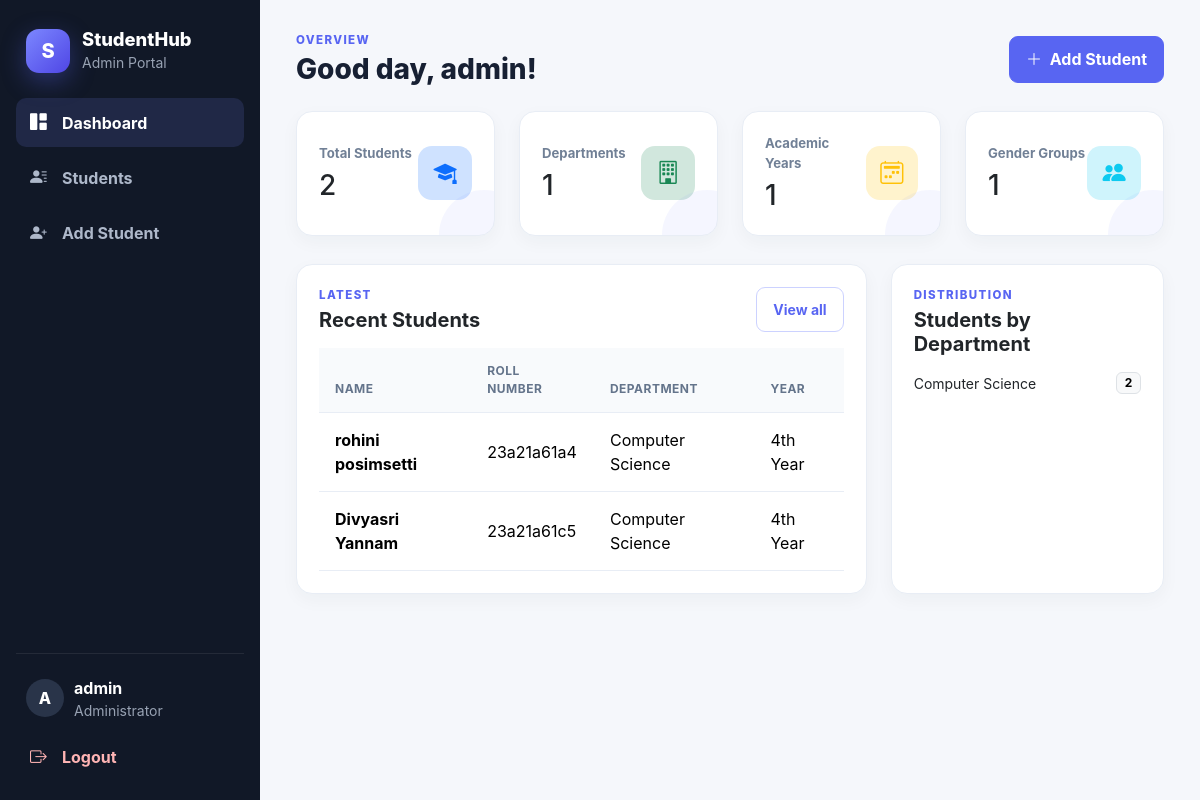
The app's page / (signed in) with its own data.
### students/models.py (models this page shows, shortened)
class Student(models.Model):
    GENDER_CHOICES = [
        ('Male', 'Male'),
        ('Female', 'Female'),
        ('Other', 'Other'),
    ]
    DEPARTMENT_CHOICES = [
        ('Computer Science', 'Computer Science'),
        ('Information Technology', 'Information Technology'),
        ('Electronics', 'Electronics'),
        ('Mechanical', 'Mechanical'),
        ('Civil', 'Civil'),
    ]
    YEAR_CHOICES = [
        ('1st Year', '1st Year'),
        ('2nd Year', '2nd Year'),
        ('3rd Year', '3rd Year'),
        ('4th Year', '4th Year'),
    ]
    name = models.CharField(max_length=100)
    roll_number = models.CharField(max_length=20, unique=True)
    email = models.EmailField(unique=True)
    phone_number = models.CharField(max_length=15)
    gender = models.CharField(max_length=10, choices=GENDER_CHOICES)
    date_of_birth = models.DateField()
    department = models.CharField(max_length=50, choices=DEPARTMENT_CHOICES)
    year = models.CharField(max_length=20, choices=YEAR_CHOICES)
    address = models.TextField()
    created_at = models.DateTimeField(auto_now_add=True)
    updated_at = models.DateTimeField(auto_now=True)
    class Meta:
        ordering = ['name']

### students/views.py (the view)
# urls.py: path('', views.dashboard, name='dashboard'),
@login_required(login_url='login')
def dashboard(request):
    total_students = Student.objects.count()
    recent_students = Student.objects.order_by('-created_at')[:5]
    gender_distribution = list(Student.objects.values('gender').annotate(count=Count('id')).order_by('gender'))
    department_distribution = list(Student.objects.values('department').annotate(count=Count('id')).order_by('department'))
    year_distribution = list(Student.objects.values('year').annotate(count=Count('id')).order_by('year'))
    context = {
        'total_students': total_students,
        'recent_students': recent_students,
        'gender_distribution': gender_distribution,
        'department_distribution': department_distribution,
        'year_distribution': year_distribution,
    }
    return render(request, 'dashboard.html', context)

### templates/dashboard.html (shortened to what this page needs)
{% extends 'base.html' %}
{% block content %}
<div class="page-header">
    <div>
        <p class="section-label">Overview</p>
        <h2>Good day, {{ request.user.get_full_name|default:request.user.username }}!</h2>
    </div>
    <a href="{% url 'add_student' %}" class="btn btn-primary"><i class="bi bi-plus-lg me-1"></i> Add Student</a>
</div>
<div class="row g-4">
    <div class="col-sm-6 col-xl-3">
        <div class="stat-card card h-100">
            <div class="card-body d-flex justify-content-between align-items-center">
                <div><p class="label-text">Total Students</p><h3 class="mb-0">{{ total_students }}</h3></div>
                <div class="stat-icon bg-primary-subtle text-primary"><i class="bi bi-mortarboard-fill"></i></div>
            </div>
        </div>
    </div>
    <div class="col-sm-6 col-xl-3">
        <div class="stat-card card h-100">
            <div class="card-body d-flex justify-content-between align-items-center">
                <div><p class="label-text">Departments</p><h3 class="mb-0">{{ department_distribution|length }}</h3></div>
                <div class="stat-icon bg-success-subtle text-success"><i class="bi bi-building"></i></div>
            </div>
        </div>
    </div>
    <div class="col-sm-6 col-xl-3">
        <div class="stat-card card h-100">
            <div class="card-body d-flex justify-content-between align-items-center">
                <div><p class="label-text">Academic Years</p><h3 class="mb-0">{{ year_distribution|length }}</h3></div>
                <div class="stat-icon bg-warning-subtle text-warning"><i class="bi bi-calendar2-week"></i></div>
            </div>
        </div>
    </div>
    <div class="col-sm-6 col-xl-3">
        <div class="stat-card card h-100">
            <div class="card-body d-flex justify-content-between align-items-center">
                <div><p class="label-text">Gender Groups</p><h3 class="mb-0">{{ gender_distribution|length }}</h3></div>
                <div class="stat-icon bg-info-subtle text-info"><i class="bi bi-people-fill"></i></div>
            </div>
        </div>
    </div>
</div>
<div class="row g-4 mt-1">
    <div class="col-lg-8">
        <div class="card h-100">
            <div class="card-body">
                <div class="d-flex justify-content-between align-items-center mb-3">
                    <div><p class="section-label">Latest</p><h5 class="mb-0 fw-bold">Recent Students</h5></div>
                    <a href="{% url 'student_list' %}" class="btn btn-sm btn-outline-primary">View all</a>
                </div>
                {% if recent_students %}
                <div class="table-responsive">
                    <table class="table table-hover align-middle mb-0">
                        <thead><tr><th>Name</th><th>Roll Number</th><th>Department</th><th>Year</th></tr></thead>
                        <tbody>{% for student in recent_students %}<tr>
                            <td><strong>{{ student.name }}</strong></td><td>{{ student.roll_number }}</td><td>{{ student.department }}</td><td>{{ student.year }}</td>
                        </tr>{% endfor %}</tbody>
                    </table>
                </div>
                {% else %}<div class="empty-state"><i class="bi bi-person-plus"></i>No student records yet.</div>{% endif %}
            </div>
        </div>
    </div>
    <div class="col-lg-4">
        <div class="card h-100">
            <div class="card-body">
                <p class="section-label">Distribution</p><h5 class="fw-bold mb-3">Students by Department</h5>
                {% for item in department_distribution %}
                    <div class="d-flex justify-content-between align-items-center mb-3">
                        <span class="small text-truncate pe-2">{{ item.department }}</span>
                        <span class="badge text-bg-light border">{{ item.count }}</span>
                    </div>
                {% empty %}<p class="text-muted mb-0">No department data available.</p>{% endfor %}
            </div>
        </div>
    </div>
</div>
{% endblock %}

### templates/base.html (shortened to what this page needs)
{% load static %}
<!DOCTYPE html>
<html lang="en">
<head>
    <link href="https://cdn.jsdelivr.net/npm/bootstrap@5.3.3/dist/css/bootstrap.min.css" rel="stylesheet">
    <link href="https://cdn.jsdelivr.net/npm/bootstrap-icons@1.11.3/font/bootstrap-icons.css" rel="stylesheet">
    <link rel="stylesheet" href="{% static 'css/style.css' %}">
</head>
<body>
    <div class="app-shell">
        {% if request.user.is_authenticated %}
        <aside class="sidebar">
            <div class="brand-box">
                <div class="brand-logo">S</div>
                <div>
                    <h3>StudentHub</h3>
                    <small>Admin Portal</small>
                </div>
            </div>
            <nav class="nav flex-column sidebar-nav">
                <a class="nav-link {% if request.resolver_match.url_name == 'dashboard' %}active{% endif %}" href="{% url 'dashboard' %}">
                    <i class="bi bi-grid-1x2-fill"></i><span>Dashboard</span>
                </a>
                <a class="nav-link {% if request.resolver_match.url_name == 'student_list' %}active{% endif %}" href="{% url 'student_list' %}">
                    <i class="bi bi-person-lines-fill"></i><span>Students</span>
                </a>
                <a class="nav-link {% if request.resolver_match.url_name == 'add_student' %}active{% endif %}" href="{% url 'add_student' %}">
                    <i class="bi bi-person-plus-fill"></i><span>Add Student</span>
                </a>
            </nav>
            <div class="sidebar-footer">
                <div class="admin-mini">
                    <div class="admin-avatar">{{ request.user.username|first|upper }}</div>
                    <div>
                        <strong>{{ request.user.username }}</strong>
                        <small>Administrator</small>
                    </div>
                </div>
                <a class="nav-link logout-link" href="{% url 'logout' %}">
                    <i class="bi bi-box-arrow-right"></i><span>Logout</span>
                </a>
            </div>
        </aside>
        {% endif %}
        <main class="main-content">
            {% block content %}{% endblock %}
        </main>
    </div>
</body>
</html>

### static/css/style.css (style rules this page uses)
:root { --primary: #5865f2; --primary-dark: #454ecb; --ink: #172033; --muted: #718096; --surface: #ffffff; --canvas: #f5f7fb; --border: #e8edf5; }
* { box-sizing: border-box; }
body { margin: 0; font-family: Inter, 'Segoe UI', system-ui, -apple-system, sans-serif; background: var(--canvas); color: var(--ink); }
.app-shell { display: flex; min-height: 100vh; }
.sidebar { width: 260px; background: #111827; color: #fff; padding: 24px 16px 18px; position: sticky; top: 0; height: 100vh; display: flex; flex-direction: column; }
.brand-box { display: flex; align-items: center; gap: 12px; padding: 4px 10px 24px; }
.brand-box h3 { margin: 0; font-size: 1.15rem; font-weight: 800; }
.brand-box small { color: #98a2b3; }
.brand-logo { width: 44px; height: 44px; border-radius: 13px; display: grid; place-items: center; background: linear-gradient(135deg, #7c87ff, #4f46e5); font-size: 1.25rem; font-weight: 800; box-shadow: 0 8px 24px rgba(88, 101, 242, .35); }
.sidebar-nav { gap: 6px; }
.sidebar .nav-link { color: #aeb8ca; padding: 12px 14px; border-radius: 10px; display: flex; align-items: center; gap: 12px; font-weight: 650; }
.sidebar .nav-link i { width: 20px; font-size: 1.05rem; }
.sidebar .nav-link:hover, .sidebar .nav-link.active { background: rgba(124, 135, 255, .14); color: #fff; }
.sidebar-footer { margin-top: auto; border-top: 1px solid rgba(255,255,255,.08); padding-top: 14px; }
.admin-mini { display: flex; align-items: center; gap: 10px; padding: 8px 10px 12px; }
.admin-mini div:last-child { display: flex; flex-direction: column; }
.admin-mini small { color: #98a2b3; }
.admin-avatar { width: 38px; height: 38px; border-radius: 50%; display: grid; place-items: center; background: #293449; color: #fff; font-weight: 800; }
.logout-link { color: #ffb4b4 !important; }
.main-content { flex: 1; min-width: 0; padding: 32px 36px 48px; }
.page-header { display: flex; justify-content: space-between; align-items: center; margin-bottom: 24px; gap: 16px; }
.section-label { margin: 0 0 4px; color: var(--primary); font-size: .72rem; font-weight: 800; letter-spacing: .12em; text-transform: uppercase; }
.page-header h2 { margin: 0; font-size: 1.75rem; font-weight: 800; color: var(--ink); }
.card { border: 1px solid var(--border) !important; border-radius: 16px !important; background: var(--surface); box-shadow: 0 6px 18px rgba(31, 45, 61, .04) !important; }
.card-body { padding: 22px; }
.stat-card { overflow: hidden; position: relative; }
.stat-card::after { content: ''; position: absolute; width: 90px; height: 90px; border-radius: 50%; right: -35px; bottom: -45px; background: rgba(88,101,242,.06); }
.label-text { margin: 0 0 6px; color: var(--muted); font-size: .82rem; font-weight: 700; }
.stat-icon { width: 54px; height: 54px; border-radius: 14px; display: grid; place-items: center; font-size: 1.45rem; }
.btn { border-radius: 9px; padding: .68rem 1rem; font-weight: 750; }
.btn-primary { background: var(--primary); border-color: var(--primary); }
.btn-outline-primary { color: var(--primary); border-color: #ccd2ff; }
.table { --bs-table-hover-bg: #f8faff; }
.table thead th { background: #f8fafc; color: #64748b; font-size: .75rem; text-transform: uppercase; letter-spacing: .04em; border-bottom: 1px solid var(--border); padding: 14px 16px; }
.table td { padding: 15px 16px; border-color: var(--border); }

### records on screen
Student: name "rohini posimsetti", roll_number "23a21a61a4", department "Computer Science", year "4th Year"
Student: name "Divyasri Yannam", roll_number "23a21a61c5", department "Computer Science", year "4th Year"

### other values on screen
{{ request.user.username|first|upper }} "A"
{{ request.user.username }} "admin"
{{ request.user.get_full_name|default:request.user.username }} "admin"
{{ total_students }} "2"
{{ department_distribution|length }} "1"
{{ year_distribution|length }} "1"
{{ gender_distribution|length }} "1"
{{ item.department }} "Computer Science"
{{ item.count }} "2"
